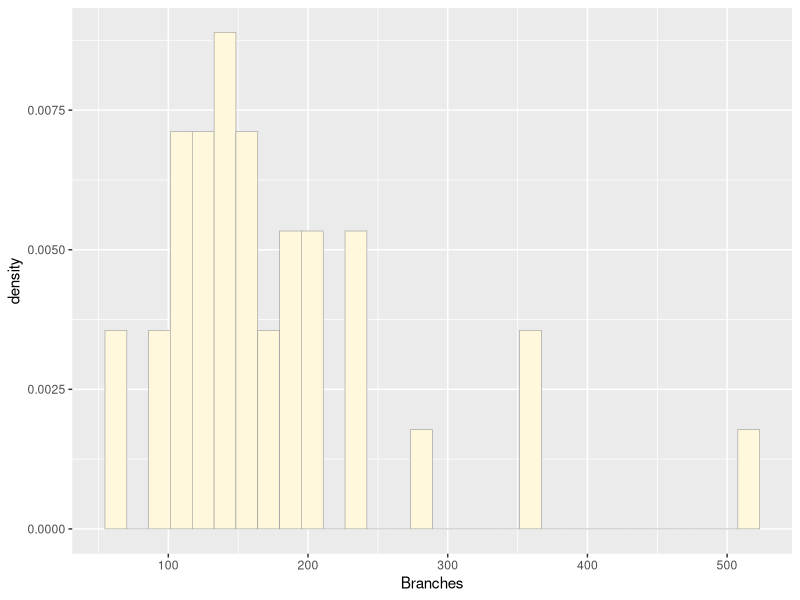
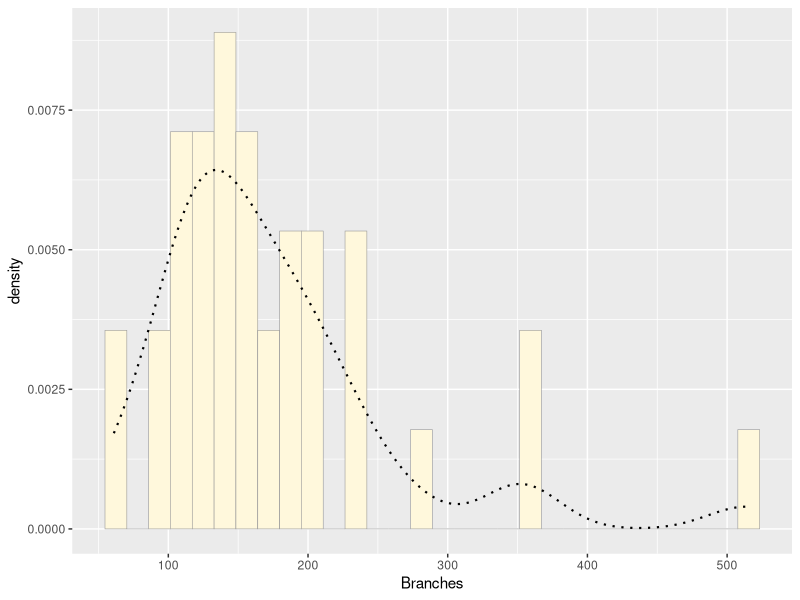
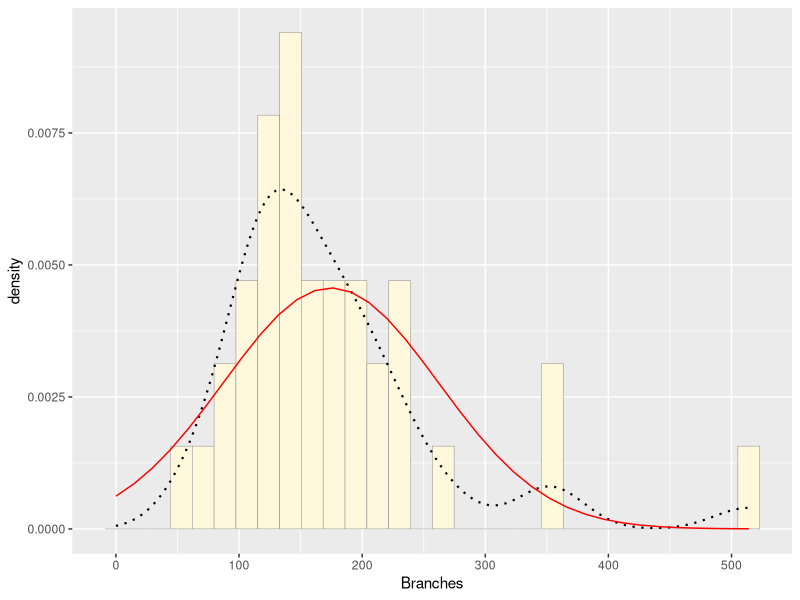
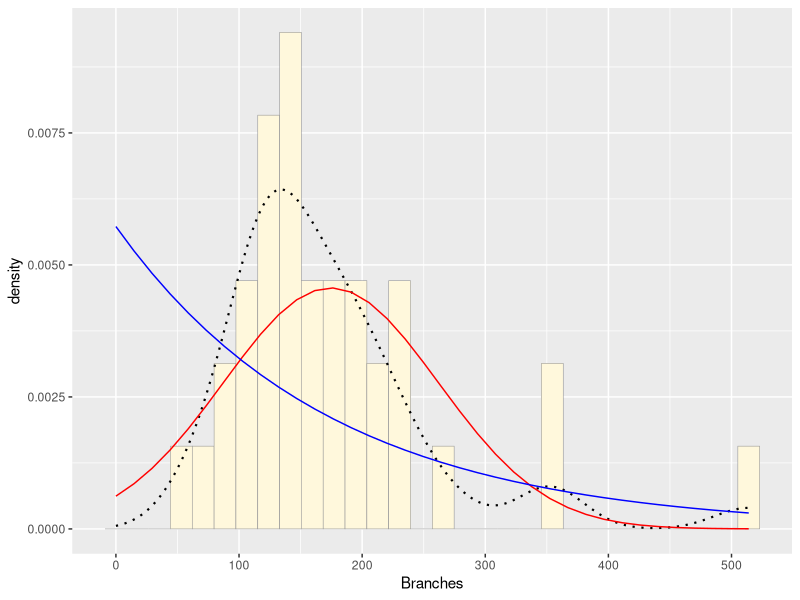
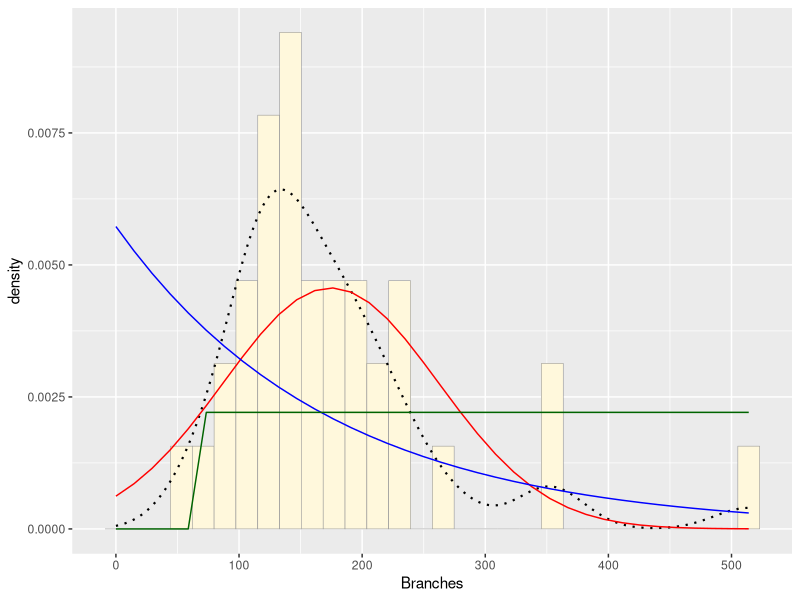
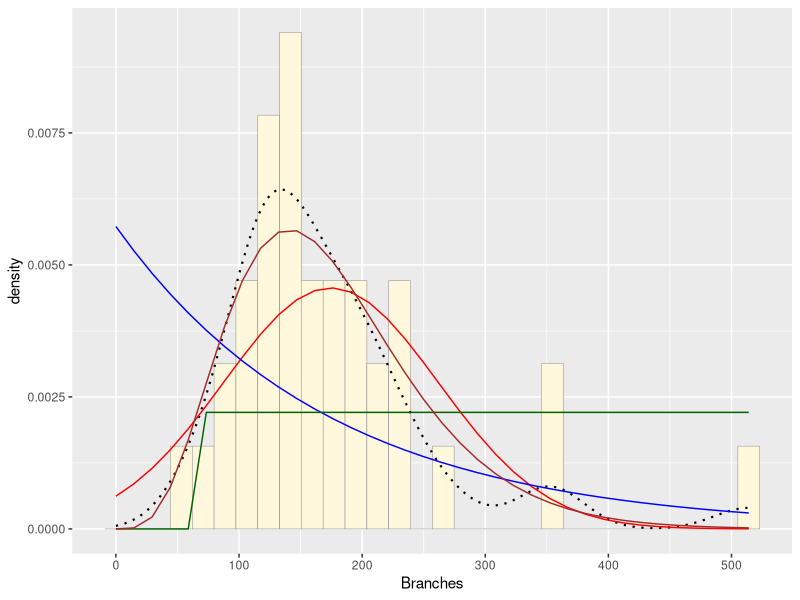
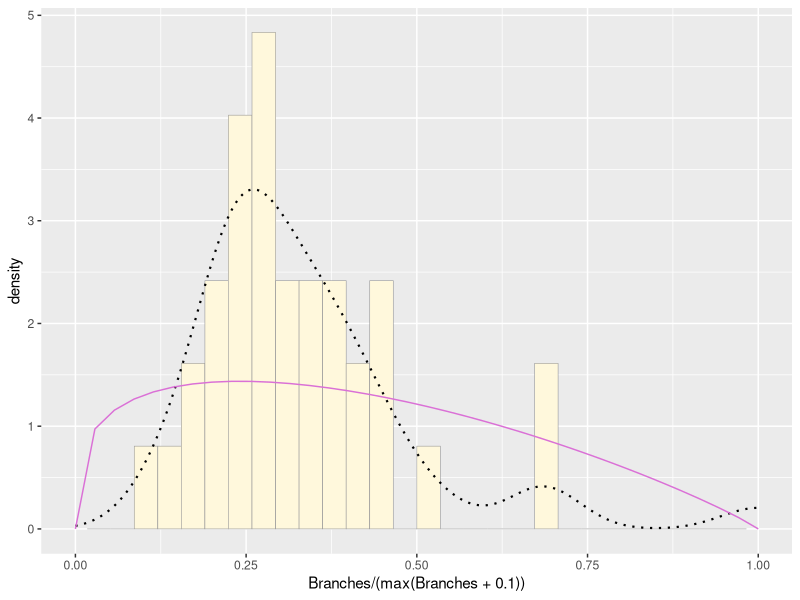
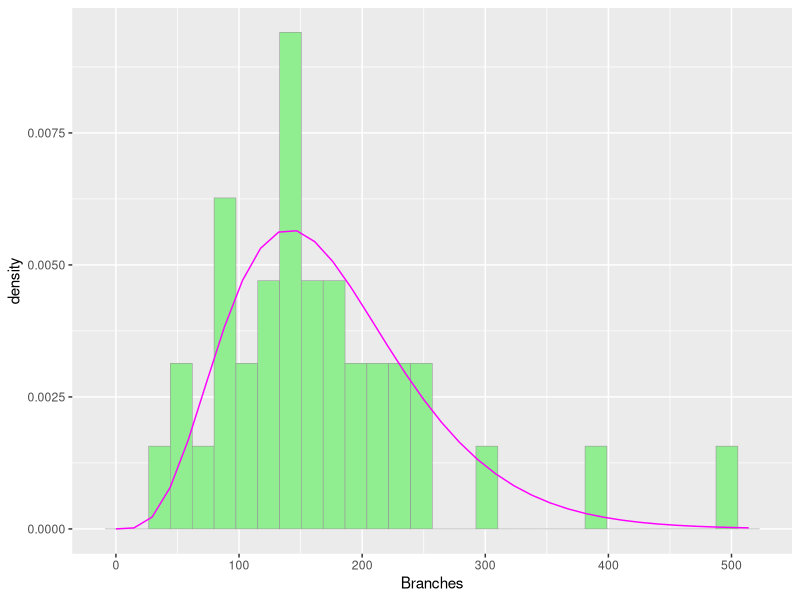

Source code (R) for these figures, in order:
## ---- chunk 1
knitr::opts_chunk$set(echo = TRUE)
## ---- chunk 2
library(ggplot2) # for graphics
library(MASS) # for maximum likelihood estimation
## ---- chunk 3
z <- read.table("Mito_Branches.csv",header=TRUE,sep=",")
names(z) <- list("Branches") #naming the observations
str(z)
summary(z)
## ---- chunk 4
#plot histogram of the data
p1 <- ggplot(data=z, aes(x=Branches, y=..density..)) +
  geom_histogram(color="grey60",fill="cornsilk",size=0.2) 
print(p1) 
## ---- chunk 5
# Adding density curve of the data (not fitted)
p1 <-  p1 +  geom_density(linetype="dotted",size=0.75)
print(p1)
## ---- chunk 6
normPars <- fitdistr(z$Branches,"normal") #fitting to normal distribution
print(normPars)
str(normPars)
normPars$estimate["mean"] # note structure of getting a named attribute
## ---- chunk 7
meanML <- normPars$estimate["mean"] # pulling out the mean and sd from the fit
sdML <- normPars$estimate["sd"]

xval <- seq(0,max(z$Branches),len=length(z$Branches)) 

 stat <- stat_function(aes(x = xval, y = ..y..), fun = dnorm, colour="red", n = length(z$Branches), args = list(mean = meanML, sd = sdML))
 p1 + stat # adding the normal probability density to the plot
## ---- chunk 8
expoPars <- fitdistr(z$Branches,"exponential")
rateML <- expoPars$estimate["rate"]

stat2 <- stat_function(aes(x = xval, y = ..y..), fun = dexp, colour="blue", n = length(z$Branches), args = list(rate=rateML))
 p1 + stat + stat2
## ---- chunk 9
stat3 <- stat_function(aes(x = xval, y = ..y..), fun = dunif, colour="darkgreen", n = length(z$Branches), args = list(min=min(z$Branches), max=max(z$Branches))) # uniform only needs the range of the data
 p1 + stat + stat2 + stat3
## ---- chunk 10
gammaPars <- fitdistr(z$Branches,"gamma")
shapeML <- gammaPars$estimate["shape"]
rateML <- gammaPars$estimate["rate"]

stat4 <- stat_function(aes(x = xval, y = ..y..), fun = dgamma, colour="brown", n = length(z$Branches), args = list(shape=shapeML, rate=rateML))
 p1 + stat + stat2 + stat3 + stat4
## ---- chunk 11
pSpecial <- ggplot(data=z, aes(x=Branches/(max(Branches + 0.1)), y=..density..)) +
  geom_histogram(color="grey60",fill="cornsilk",size=0.2) + 
  xlim(c(0,1)) +
  geom_density(size=0.75,linetype="dotted")

betaPars <- fitdistr(x=z$Branches/max(z$Branches + 0.1),start=list(shape1=1,shape2=2),"beta")
shape1ML <- betaPars$estimate["shape1"]
shape2ML <- betaPars$estimate["shape2"]

statSpecial <- stat_function(aes(x = xval, y = ..y..), fun = dbeta, colour="orchid", n = length(z$Branches), args = list(shape1=shape1ML,shape2=shape2ML))
pSpecial + statSpecial # beta needs a new graph
## ---- chunk 12
# simulate new data
set.seed(37) # set seed so simulated data remains the same when run
my_sim_data <- rgamma(n=36,shape=shapeML,rate=rateML)
my_sim_data <- data.frame(1:36,my_sim_data)
names(my_sim_data) <- list("ID","Branches")

# make a histogram of the new data
p2 <- ggplot(data=my_sim_data, aes(x=Branches, y=..density..)) +
  geom_histogram(color="grey60",fill="palegreen2",size=0.2) 

# add gamma probability density to the graph
gstat <- stat_function(aes(x = xval, y = ..y..), fun = dgamma, colour="magenta1", n = length(my_sim_data$Branches), args = list(shape=shapeML, rate=rateML))
 p2 + gstat 
## ---- chunk 13
p1 <- ggplot(data=z, aes(x=Branches, y=..density..)) +
  geom_histogram(color="grey60",fill="cornsilk",size=0.2) 
 p1 + stat4
